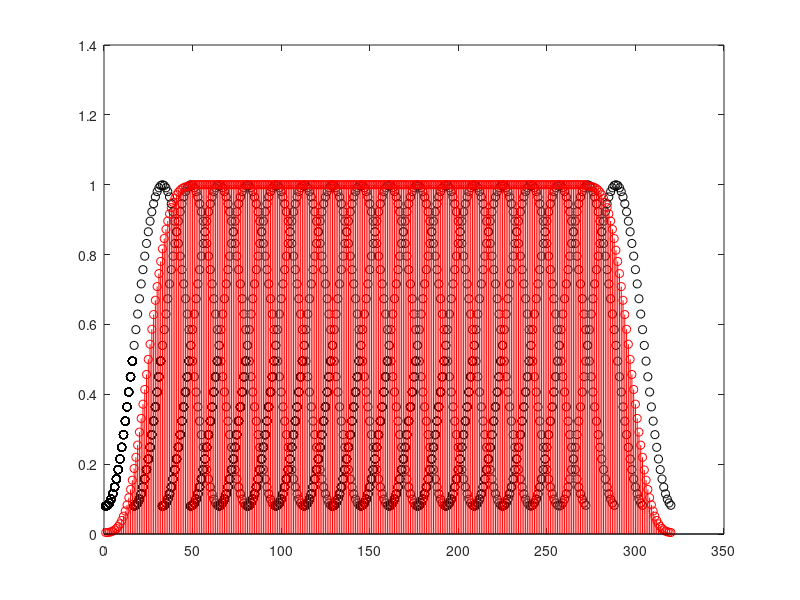

Recreate this plot in MATLAB.
clear, clc, close all

wlen = 64;                         % window length (recomended to be power of 2),   choose it!
h = wlen/4;                        % hop size (recomended to be power of 2),        choose it!
k = 5*wlen;                        % overlap-add span
win = hamming(wlen, 'periodic');   % window,                                        choose it!
s = zeros(k, 1);

for k = 0:h:k-wlen
    indx = k+1:k+wlen;             % current window location
    s(indx) = s(indx) + win.^2;    % window overlap-add
    winp(indx) = win;              % for plot only
    plot(winp, 'ok')               % plot just this window
    hold on
end

W0 = sum(win.^2);                  % find W0
s = h*s/W0;                        % scale the window overlap-add
stem(s, 'r');                      % plot window overlap-add